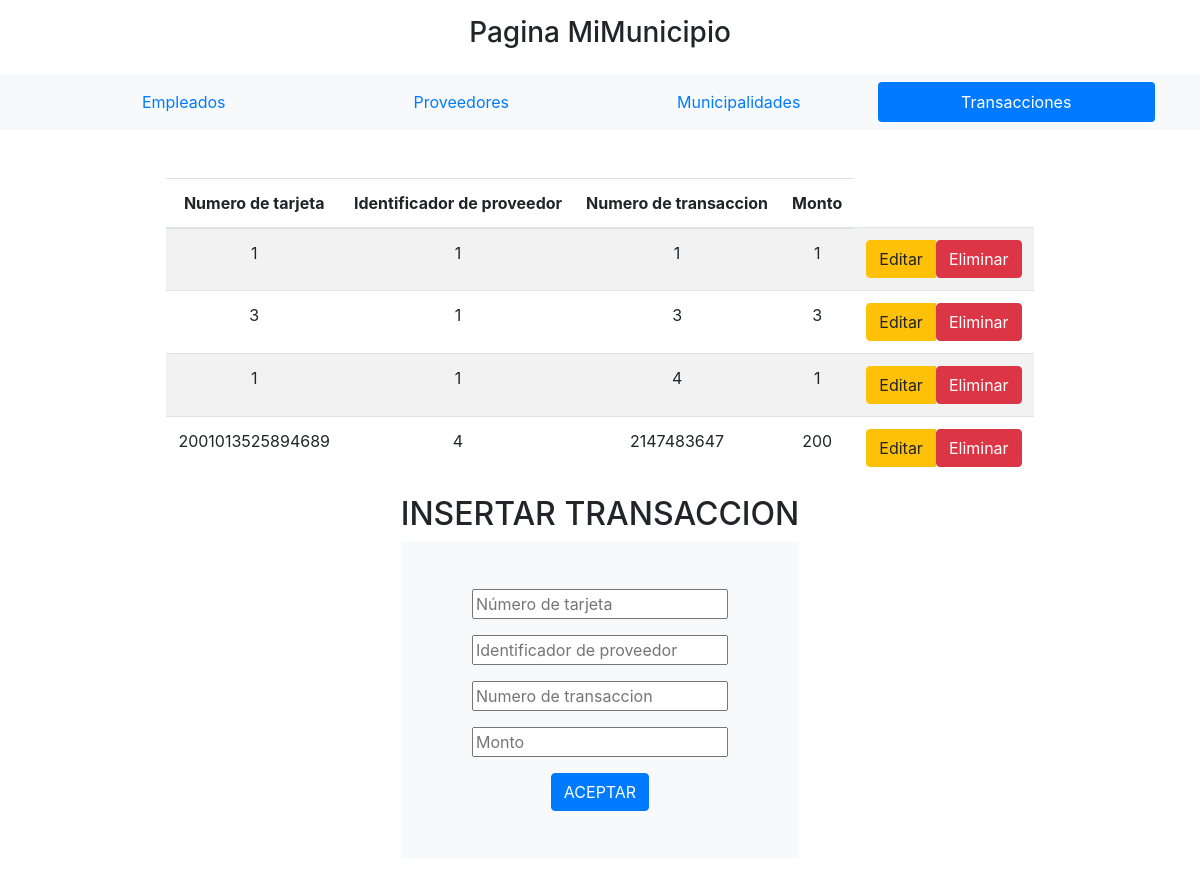
The page /Projecto_POO/index.php?pagina=transacciones on the database its author committed.
### tables this page shows
CREATE TABLE `transacciones` (
  `n_tarjeta` varchar(16) DEFAULT NULL,
  `id_proveedor` int(11) DEFAULT NULL,
  `n_transaccion` int(11) NOT NULL,
  `monto` double UNSIGNED DEFAULT NULL,
  `fecha` timestamp DEFAULT current_timestamp()
);

### Projecto_POO/Controladores/plantilla.controlador.php (called while the page is built)
<?php
Class ControladorPlantilla{
	public function ctrTraerPlantilla(){
		include "vistas/plantilla.php";
	}
}

### Projecto_POO/index.php (called while the page is built)
<?php
require_once "controladores/plantilla.controlador.php";
require_once "controladores/formularios.controlador.php";
require_once "modelos/formularios.modelo.php";
$plantilla = new ControladorPlantilla();
$plantilla -> ctrTraerPlantilla();

### Projecto_POO/Modelos/conexion.php (called while the page is built)
<?php
class Conexion{
	static public function connect(){
		$conn = new PDO("mysql:host=localhost;dbname=proyecto_muni",
			            "root",
						"");
		$conn->setAttribute( PDO::ATTR_ERRMODE, PDO::ERRMODE_EXCEPTION );
		$conn->exec("set names utf8");
		return $conn;
	}
}

### Projecto_POO/Modelos/formularios.modelo.php (called while the page is built, shortened)
<?php
require_once "conexion.php";
class ModeloFormularios{
    static public function mdlSelect($tabla,$item,$valor){
        if($item == null & $valor == null){
            $stmt = Conexion::connect()->prepare("SELECT * FROM $tabla");
            $stmt->execute();
            return $stmt->fetchAll();
        }
        else{
        $stmt = Conexion::connect() ->prepare("SELECT * FROM $tabla WHERE $item = :$item ORDER BY $item DESC");
        $stmt -> bindParam(":".$item,$valor,PDO::PARAM_STR);
        $stmt ->execute();
        return $stmt->fetch();
        $stmt = null;
        }
    }
}
?>

### Projecto_POO/Controladores/formularios.controlador.php (called while the page is built, shortened)
<?php
class ControladorFormularios{
    static public function ctrlSelect($tabla,$item,$valor){
        $result_prove = ModeloFormularios::mdlSelect($tabla,$item,$valor);
        return $result_prove;
    }
}
?>

### Projecto_POO/Vistas/paginas/transacciones.php (the view, shortened to what this page needs)
<div class="row d-flex justify-content-center text-center">
<?php
$proveedores = ControladorFormularios::ctrlSelect("transacciones",null,null);
?>
<div class="column">
<table class="table table-striped">
    <thead>
        <tr>
            <th>Numero de tarjeta</th>
            <th>Identificador de proveedor</th>
            <th>Numero de transaccion</th>
            <th>Monto</th>
        </tr>
    </thead>
    <tbody>
    <?php foreach($proveedores as $key => $value):?>
        <tr>
            <td><?php echo $value["n_tarjeta"];?></td>
            <td><?php echo $value["id_proveedor"];?></td>
            <td><?php echo $value["n_transaccion"];?></td>
            <td><?php echo $value["monto"];?></td>
            <td>
                <div class="btn-group">
                    <a href="index.php?pagina=editarTransacciones&n_transaccion=<?php echo $value["n_transaccion"];?>" class="btn btn-warning">Editar</a>
                    <form method="POST">
                        <button type="submit" class="btn btn-danger">Eliminar</button>
                    </form>
                </div>
            </td>
        </tr>
    <?php endforeach ?>
    </tbody>
</table>
</div>
<div class="column">
	<h2>INSERTAR TRANSACCION</h2>
	<form class="p-5 bg-light" method="post">
        <div class="form-group">
			<input type="text" name="n_tarjeta" placeholder="Número de tarjeta">
		</div>
		<div class="form-group">
			<input type="number" name="id_proveedor" placeholder="Identificador de proveedor">
		</div>
		<div class="form-group">
			<input type="number" name="n_transaccion" placeholder="Numero de transaccion">
		</div>
        <div class="form-group">
			<input type="number" name="monto" placeholder="Monto";>
		</div>
		<button type="submit" name="submit" class="btn btn-primary">ACEPTAR</button>
	</form>
</div>
</div>

### rows shown on the page
transacciones: n_tarjeta "1", id_proveedor "1", n_transaccion "1", monto "1"
transacciones: n_tarjeta "3", id_proveedor "1", n_transaccion "3", monto "3"
transacciones: n_tarjeta "1", id_proveedor "1", n_transaccion "4", monto "1"
transacciones: n_tarjeta "2001013525894689", id_proveedor "4", n_transaccion "2147483647", monto "200"
